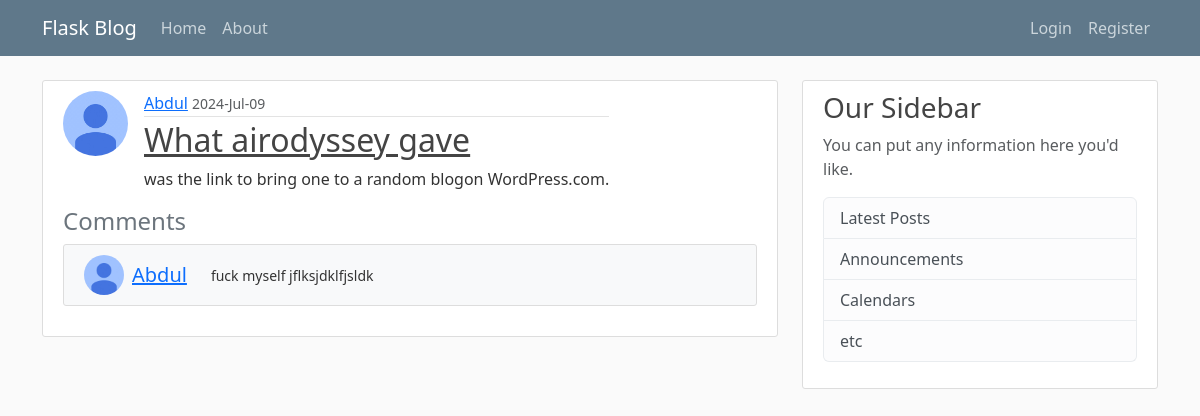
Page /post/11 on the earlier database version.
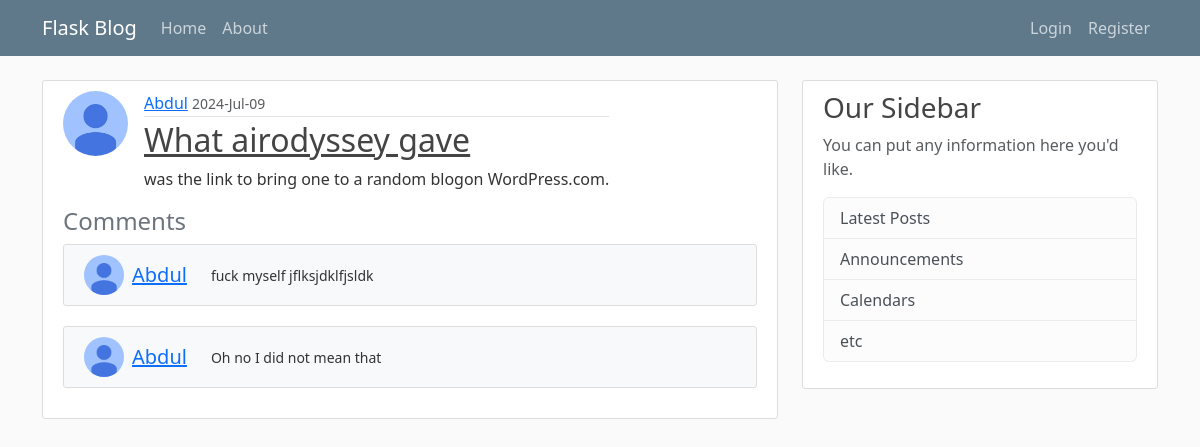
Same page on the later database version.
### flaskblog/models.py (models this page shows, shortened)
class Comment(db.Model):
    id = db.Column(db.Integer, primary_key = True)
    date_posted = db.Column(db.DateTime, nullable = False, default = datetime.utcnow)
    content = db.Column(db.Text, nullable = False)
    user_id = db.Column(db.Integer, db.ForeignKey('user.id'), nullable=False)
    post_id = db.Column(db.Integer, db.ForeignKey('post.id'), nullable=False)

class User(db.Model, UserMixin):
    id = db.Column(db.Integer, primary_key = True)
    username = db.Column(db.String(20), unique = True, nullable = False)
    email = db.Column(db.String(50), unique = True, nullable = False)
    image_file = db.Column(db.String(20), nullable = False, default = 'default.jpg')
    password = db.Column(db.String(30), nullable = False)
    posts = db.relationship('Post', backref='author', lazy=True)
    comments = db.relationship('Comment', backref='author', lazy=True)

### flaskblog/posts/urls.py (the view, shortened to what this page needs)
@posts.route("/post/<int:post_id>", methods=['GET', 'POST'])
def one_post(post_id):
    post = Post.query.get_or_404(post_id)
    comments = Comment.query.filter_by(origin_post=post)
    comment_form = CommentForm()
    return render_template('post.html', title=post.title, post=post, comments=comments, comment_form=comment_form)

### flaskblog/templates/post.html (shortened to what this page needs)
{% extends "base.html" %}
{% block content %}
        <article class="media content-section">
          <div class="d-flex">
              <img src="{{ url_for('static', filename='images/' + post.author.image_file) }}" class="rounded-circle article-img" alt="Couldn't load image">
              <div class="media-body">
                <div class="article-metadata">
                  <a class="mr-2" href="{{ url_for('users.user_posts', username=post.author.username) }}">{{ post.author.username }}</a>
                  <small class="text-muted">{{ post.date_posted.strftime('%Y-%b-%d') }}</small>
                </div>
                <h2><a class="article-title" href="#">{{ post.title }}</a></h2>
                <p class="article-content">{{ post.content }}</p>
              </div>
          </div>
          <h4 class="text-secondary">Comments</h4>
          {% for comment in comments %}
            <div class="content-section bg-light">
              <div class="d-flex">
                <img height="40" width="40" src="{{ url_for('static', filename='images/' + comment.author.image_file) }}" class="rounded-circle" alt="Couldn't load image">
                <h5 class="my-auto ms-2"><a href="{{ url_for('users.user_posts', username=comment.author.username) }}">{{ comment.author.username }}</a></h5>
                <small class="my-auto ms-4">{{ comment.content }}</small>
              </div>
            </div>
          {% endfor %}
        </article>
{% endblock %}

Differences in the rows shown:
added Comment: image_file (placeholder picture), author.username "Abdul", content "Oh no I did not mean that"
